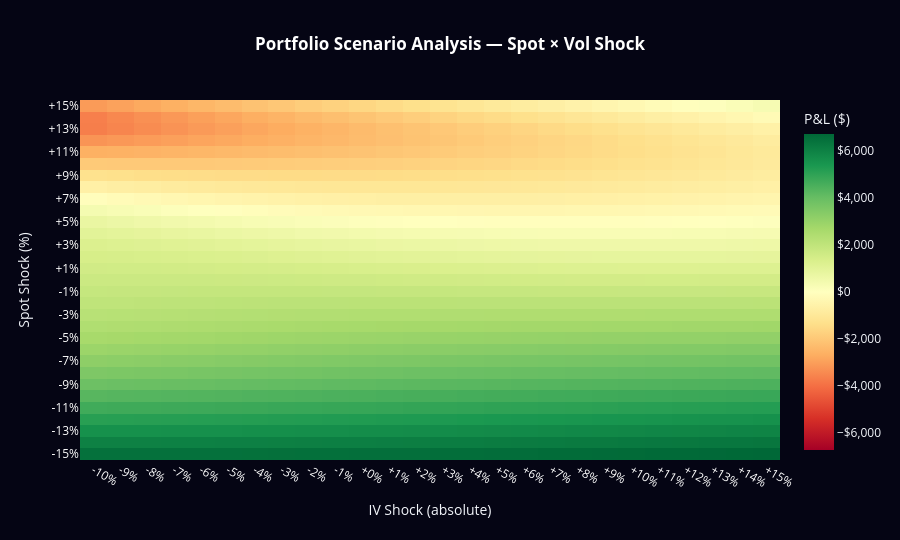

Here is the notebook cell this chart was saved with:
### Markdown cell above
#### SCENARIO ANALYSIS — VOL & SPOT SHOCK

### Code cell
def scenario_pnl(
    portfolio: Portfolio,
    spot_shocks: np.ndarray,
    vol_shocks: np.ndarray,
    base_spot: float,
    as_of: dt.date,
) -> np.ndarray:
    """
    Compute portfolio P&L over a grid of (spot_shock, vol_shock) scenarios.
    Returns P&L matrix of shape (len(spot_shocks), len(vol_shocks)).
    """
    pnl_matrix = np.zeros((len(spot_shocks), len(vol_shocks)))

    for i, s_shock in enumerate(spot_shocks):
        new_spot = base_spot * (1 + s_shock)
        for j, v_shock in enumerate(vol_shocks):
            total_pnl = 0.0
            for pos in portfolio.positions:
                if pos.closed: continue
                T = max((pos.expiry - as_of).days / 365.0, 0.001)
                new_iv  = max(pos.entry_iv + v_shock, 0.02)
                new_price = bs_price(new_spot, pos.strike, T, pos.r,
                                     new_iv, pos.option_type)
                pnl = pos.sign() * (new_price - pos.entry_price) * pos.qty * 100
                total_pnl += pnl
            pnl_matrix[i, j] = total_pnl

    return pnl_matrix


# ── Run scenarios ──
base_spot   = daily_df['spot'].iloc[-1]
today_      = daily_df['date'].iloc[-1]
s_shocks    = np.linspace(-0.15, 0.15, 31)
v_shocks    = np.linspace(-0.10, 0.15, 26)

pnl_mat = scenario_pnl(portfolio, s_shocks, v_shocks, base_spot, today_)

# ── Heatmap ──────────────────────────────────────────────────────────────────
fig_risk = go.Figure(data=go.Heatmap(
    z   = pnl_mat,
    x   = [f'{v*100:+.0f}%' for v in v_shocks],
    y   = [f'{s*100:+.0f}%' for s in s_shocks],
    colorscale  = 'RdYlGn',
    zmid        = 0,
    colorbar    = dict(title='P&L ($)', tickformat='$,.0f'),
    hovertemplate = (
        'Spot shock: %{y}<br>Vol shock: %{x}<br>'
        'P&L: $%{z:,.0f}<extra></extra>'
    ),
))

fig_risk.update_layout(
    title  = dict(
        text='<b>Portfolio Scenario Analysis — Spot × Vol Shock</b>',
        font=dict(size=17, color='white'), x=0.5,
    ),
    xaxis  = dict(title='IV Shock (absolute)', tickfont=dict(color='white')),
    yaxis  = dict(title='Spot Shock (%)', tickfont=dict(color='white')),
    height = 540,
    template='plotly_dark',
    plot_bgcolor  = 'rgba(10,10,25,1)',
    paper_bgcolor = 'rgba(5,5,20,1)',
)
fig_risk.show()

# ── Net Greeks snapshot ──────────────────────────────────────────────────────
greeks_now = portfolio.net_greeks(base_spot, today_)
print("\\nCurrent Portfolio Greeks:")
print(f"  Net Delta  : {greeks_now['delta']:>+10,.1f}  ($ exposure per 1% spot move)")
print(f"  Net Gamma  : {greeks_now['gamma']:>+10,.3f}")
print(f"  Net Vega   : {greeks_now['vega']:>+10,.1f}  ($ per 1% vol move)")
print(f"  Net Theta  : {greeks_now['theta']:>+10,.1f}  ($ per calendar day)")

# ── Theta-to-Vega ratio ──
if greeks_now['vega'] != 0:
    tv_ratio = greeks_now['theta'] / abs(greeks_now['vega'])
    print(f"  Theta/Vega : {tv_ratio:>+10.3f}  (daily decay per unit of vol risk)")

### Figure 1 — Plotly figure (JSON) as saved in the notebook; plotly's stock layout.template omitted (floating-point values rounded to 4 significant figures; data arrays with more than 128 entries replaced by an {"elided": "..."} marker saying what was removed)
{"data": [{"colorbar": {"tickformat": "$,.0f", "title": {"text": "P&L ($)"}}, "colorscale": [[0, "rgb(165,0,38)"], [0.1, "rgb(215,48,39)"], [0.2, "rgb(244,109,67)"], [0.3, "rgb(253,174,97)"], [0.4, "rgb(254,224,139)"], [0.5, "rgb(255,255,191)"], [0.6, "rgb(217,239,139)"], [0.7, "rgb(166,217,106)"], [0.8, "rgb(102,189,99)"], [0.9, "rgb(26,152,80)"], [1, "rgb(0,104,55)"]], "hovertemplate": "Spot shock: %{y}<br>Vol shock: %{x}<br>P&L: $%{z:,.0f}<extra></extra>", "type": "heatmap", "x": ["-10%", "-9%", "-8%", "-7%", "-6%", "-5%", "-4%", "-3%", "-2%", "-1%", "+0%", "+1%", "+2%", "+3%", "+4%", "+5%", "+6%", "+7%", "+8%", "+9%", "+10%", "+11%", "+12%", "+13%", "+14%", "+15%"], "y": ["-15%", "-14%", "-13%", "-12%", "-11%", "-10%", "-9%", "-8%", "-7%", "-6%", "-5%", "-4%", "-3%", "-2%", "-1%", "+0%", "+1%", "+2%", "+3%", "+4%", "+5%", "+6%", "+7%", "+8%", "+9%", "+10%", "+11%", "+12%", "+13%", "+14%", "+15%"], "z": {"elided": "31x26 float values"}, "zmid": 0}], "layout": {"height": 540, "paper_bgcolor": "rgba(5,5,20,1)", "plot_bgcolor": "rgba(10,10,25,1)", "title": {"font": {"color": "white", "size": 17}, "text": "<b>Portfolio Scenario Analysis — Spot × Vol Shock</b>", "x": 0.5}, "xaxis": {"tickfont": {"color": "white"}, "title": {"text": "IV Shock (absolute)"}}, "yaxis": {"tickfont": {"color": "white"}, "title": {"text": "Spot Shock (%)"}}}}
